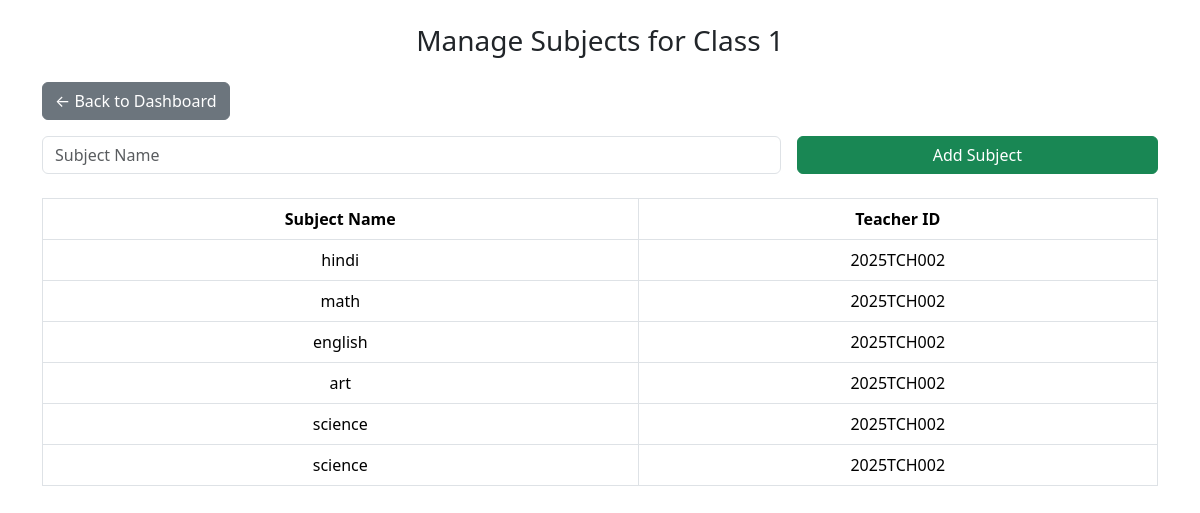
The app's page /teacher/manage_subjects.php?class=1 (signed in) with its own data.
### tables this page shows
CREATE TABLE `classes` (
  `id` varchar(20) NOT NULL,
  `name` varchar(50) NOT NULL,
  `description` varchar(255) DEFAULT NULL,
  `tuition_fee` decimal(10,2) DEFAULT 0.00,
  `class_teacher_id` varchar(20) DEFAULT NULL,
  `teacher_id` varchar(20) DEFAULT NULL
);

CREATE TABLE `subjects` (
  `id` varchar(20) NOT NULL,
  `class_id` varchar(20) DEFAULT NULL,
  `name` varchar(100) DEFAULT NULL,
  `teacher_id` varchar(20) DEFAULT NULL,
  `total_marks` int(11) DEFAULT 100
);

### teacher/manage_subjects.php (the view, shortened to what this page needs)
<?php
include("../common/config.php");
$raw_classroom_id = $_GET['class'] ?? '';
if(strpos($raw_classroom_id, '-') !== false){
    list($class_number, $section) = explode('-', $raw_classroom_id);
} else {
    $class_number = $raw_classroom_id;
}
$class_number = trim($class_number);
$stmt = $conn->prepare("SELECT id, name FROM classes WHERE name=?");
$stmt->bind_param("s", $class_number);
$stmt->execute();
$stmt->store_result();
$stmt->bind_result($valid_class_id, $valid_class_name);
$subjects = [];
$res = $conn->prepare("SELECT * FROM subjects WHERE class_id=?");
$res->bind_param("s", $valid_class_id);
$res->execute();
$result = $res->get_result();
while($row = $result->fetch_assoc()) {
    $subjects[] = $row;
}
?>
<!DOCTYPE html>
<html lang="en">
<head>
<link href="https://cdn.jsdelivr.net/npm/bootstrap@5.3.2/dist/css/bootstrap.min.css" rel="stylesheet">
</head>
<body>
<div class="container mt-4">
    <h3 class="text-center mb-4">Manage Subjects for Class <?php echo htmlspecialchars($valid_class_name); ?> <?php echo isset($section) ? "- $section" : ""; ?></h3>
    <div class="mb-3 text-start">
        <a href="dashboard.php" class="btn btn-secondary">&larr; Back to Dashboard</a>
    </div>
    <form method="post" class="mb-4 row g-3">
        <div class="col-md-8">
            <input type="text" name="subject_name" class="form-control" placeholder="Subject Name" required>
        </div>
        <div class="col-md-4">
            <button type="submit" name="save_subject" class="btn btn-success w-100">Add Subject</button>
        </div>
    </form>
    <?php if(count($subjects) > 0): ?>
    <div class="table-responsive">
        <table class="table table-bordered text-center">
            <thead>
                <tr>
                    <th>Subject Name</th>
                    <th>Teacher ID</th>
                </tr>
            </thead>
            <tbody>
                <?php foreach($subjects as $s): ?>
                <tr>
                    <td><?php echo htmlspecialchars($s['name']); ?></td>
                    <td><?php echo htmlspecialchars($s['teacher_id']); ?></td>
                </tr>
                <?php endforeach; ?>
            </tbody>
        </table>
    </div>
    <?php else: ?>
        <div class="alert alert-warning text-center">No subjects added yet for this class.</div>
    <?php endif; ?>
</div>
</body>
</html>

### records on screen
classes: name "1"
subjects: name "hindi", teacher "2025TCH002"
subjects: name "math", teacher "2025TCH002"
subjects: name "english", teacher "2025TCH002"
subjects: name "art", teacher "2025TCH002"
subjects: name "science", teacher "2025TCH002"
subjects: name "science", teacher "2025TCH002"
